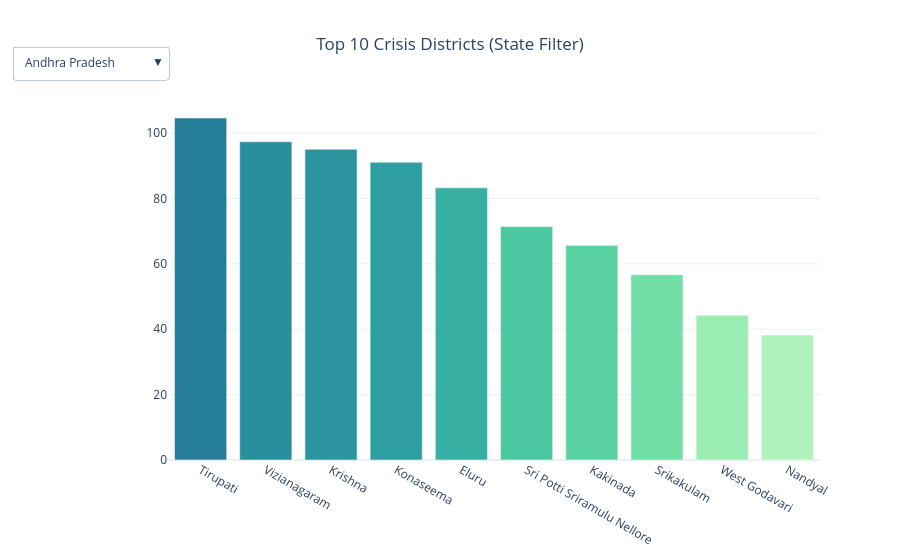

Here is the notebook cell this chart was saved with:
### Markdown cell above
### 1. Top Crisis Districts 
- Description

This chart displays the top 10 high-risk districts within each state. Users can dynamically select a state using the dropdown filter.

- 💡 Insight

Highlights the most vulnerable districts in each state
Helps prioritize high-risk regions for intervention
Enables quick comparison across states

### Code cell
# Prepare data
district_risk = df.groupby(['state','district'])['risk_score'].mean().reset_index()

# initial
first_state = district_risk['state'].unique()[0]
init_df = district_risk[district_risk['state'] == first_state].nlargest(10, 'risk_score')

fig = go.Figure()

fig.add_trace(go.Bar(
    x=init_df['district'],
    y=init_df['risk_score'],
    marker=dict(color=init_df['risk_score'], colorscale='Tealgrn')
))

# slicer
buttons = []
for state in district_risk['state'].unique():
    temp = district_risk[district_risk['state'] == state].nlargest(10, 'risk_score')

    buttons.append(dict(
        label=state,
        method='update',
        args=[{
            'x': [temp['district']],
            'y': [temp['risk_score']],
            'marker.color': [temp['risk_score']]
        }]
    ))

fig.update_layout(
    title='Top 10 Crisis Districts (State Filter)',
    template='plotly_white',
    title_x=0.5,
    updatemenus=[dict(x=0, y=1.15, buttons=buttons)]
)

fig.show()

### Figure 1 — Plotly figure (JSON) as saved in the notebook; plotly's stock layout.template omitted (floating-point values rounded to 4 significant figures)
{"data": [{"marker": {"color": [104.6, 97.38, 95.07, 91.11, 83.26, 71.41, 65.68, 56.71, 44.28, 38.23], "colorscale": [[0, "rgb(176, 242, 188)"], [0.1667, "rgb(137, 232, 172)"], [0.3333, "rgb(103, 219, 165)"], [0.5, "rgb(76, 200, 163)"], [0.6667, "rgb(56, 178, 163)"], [0.8333, "rgb(44, 152, 160)"], [1, "rgb(37, 125, 152)"]]}, "type": "bar", "x": ["Tirupati", "Vizianagaram", "Krishna", "Konaseema", "Eluru", "Sri Potti Sriramulu Nellore", "Kakinada", "Srikakulam", "West Godavari", "Nandyal"], "y": [104.6, 97.38, 95.07, 91.11, 83.26, 71.41, 65.68, 56.71, 44.28, 38.23]}], "layout": {"title": {"text": "Top 10 Crisis Districts (State Filter)", "x": 0.5}, "updatemenus": [{"buttons": [{"args": [{"marker.color": [[104.6, 97.38, 95.07, 91.11, 83.26, 71.41, 65.68, 56.71, 44.28, 38.23]], "x": [["Tirupati", "Vizianagaram", "Krishna", "Konaseema", "Eluru", "Sri Potti Sriramulu Nellore", "Kakinada", "Srikakulam", "West Godavari", "Nandyal"]], "y": [[104.6, 97.38, 95.07, 91.11, 83.26, 71.41, 65.68, 56.71, 44.28, 38.23]]}], "label": "Andhra Pradesh", "method": "update"}, {"args": [{"marker.color": [[21.99, 17.39, 12.92, 12.48, 8.2, 4.522, 3.788, 3.464, 3.173, 2.938]], "x": [["LOHIT", "LOWER DIBANG VALLEY", "EAST SIANG", "CHANGLANG", "EAST KAMENG", "PAPUM PARE", "LOWER SUBANSIRI", "TIRAP", "UPPER SUBANSIRI", "WEST SIANG"]], "y": [[21.99, 17.39, 12.92, 12.48, 8.2, 4.522, 3.788, 3.464, 3.173, 2.938]]}], "label": "Arunachal Pradesh", "method": "update"}, {"args": [{"marker.color": [[52.84, 50.53, 24.92, 22.97, 22.26, 21.8, 21.78, 18.89, 15.81, 15.24]], "x": [["DIMA HASAO", "DHEMAJI", "CHIRANG", "NALBARI", "KARBI ANGLONG", "NAGAON", "SIBSAGAR", "JORHAT", "LAKHIMPUR", "BAKSA"]], "y": [[52.84, 50.53, 24.92, 22.97, 22.26, 21.8, 21.78, 18.89, 15.81, 15.24]]}], "label": "Assam", "method": "update"}, {"args": [{"marker.color": [[75.83, 62.45, 52.67, 50.12, 50.11, 47.29, 46.89, 37.17, 28.72, 24.05]], "x": [["East Champaran", "Araria", "Supaul", "Madhepura", "Siwan", "Madhubani", "Gopalganj", "Aurangabad", "Katihar", "Buxar"]], "y": [[75.83, 62.45, 52.67, 50.12, 50.11, 47.29, 46.89, 37.17, 28.72, 24.05]]}], "label": "Bihar", "method": "update"}, {"args": [{"marker.color": [[24.57, 18.31, 17.03, 16.71, 13.32, 13.12, 12.64, 11.43, 11.38, 10.7]], "x": [["Balrampur", "Dhamtari", "Chhatarpur", "Mahasamund", "Bilaspur", "Chhindwara", "Surajpur", "Kabirdham", "Durg", "Ashoknagar"]], "y": [[24.57, 18.31, 17.03, 16.71, 13.32, 13.12, 12.64, 11.43, 11.38, 10.7]]}], "label": "Chhattisgarh", "method": "update"}, {"args": [{"marker.color": [[32.62, 27.74, 21.57, 16.7, 13.0, 12.33, 11.44, 11.27, 10.48, 10.01]], "x": [["Surat", "Vadodara", "Rajkot", "Sabarkantha", "Jamnagar", "Ahmedabad", "Mahisagar", "Surendranagar", "Amreli", "Narmada"]], "y": [[32.62, 27.74, 21.57, 16.7, 13.0, 12.33, 11.44, 11.27, 10.48, 10.01]]}], "label": "Gujarat", "method": "update"}, {"args": [{"marker.color": [[47.93, 46.76, 44.68, 42.22, 42.19, 28.25, 27.95, 24.57, 24.09, 22.35]], "x": [["Karnal", "Sonipat", "Fatehabad", "Sirsa", "Hisar", "Jhajjar", "Jind", "Bhiwani", "Kaithal", "Rohtak"]], "y": [[47.93, 46.76, 44.68, 42.22, 42.19, 28.25, 27.95, 24.57, 24.09, 22.35]]}], "label": "Haryana", "method": "update"}, {"args": [{"marker.color": [[0.3745]], "x": [["Himachal Pradesh"]], "y": [[0.3745]]}], "label": "Himachal Pradesh", "method": "update"}, {"args": [{"marker.color": [[22.67, 9.924, 9.134, 8.753, 6.914, 4.821, 4.339, 3.926, 3.834, 3.806]], "x": [["Bandipora", "Srinagar", "Reasi", "Anantnag", "Baramulla", "Jammu", "Shopian", "Kathua", "Poonch", "Kupwarar"]], "y": [[22.67, 9.924, 9.134, 8.753, 6.914, 4.821, 4.339, 3.926, 3.834, 3.806]]}], "label": "Jammu And Kashmir", "method": "update"}, {"args": [{"marker.color": [[5.279, 4.845, 4.102, 4.069, 4.023, 3.76, 3.695, 3.591, 3.096, 2.725]], "x": [["Dhanbad", "Ranchi", "Latehar", "Chatra", "Gumla", "Dumka", "Giridih", "West Singhbhum", "Sahebganj", "Bokaro"]], "y": [[5.279, 4.845, 4.102, 4.069, 4.023, 3.76, 3.695, 3.591, 3.096, 2.725]]}], "label": "Jharkhand", "method": "update"}, {"args": [{"marker.color": [[143.4, 49.82, 46.56, 34.58, 30.36, 25.46, 21.12, 20.26, 15.92, 12.3]], "x": [["Kolhapur", "Hassan", "Belagavi", "Mandya", "Bagalkot", "Ballari", "Koppal", "Davanagere", "Raichur", "Chitradurga"]], "y": [[143.4, 49.82, 46.56, 34.58, 30.36, 25.46, 21.12, 20.26, 15.92, 12.3]]}], "label": "Karnataka", "method": "update"}, {"args": [{"marker.color": [[25.01, 18.25, 16.37, 15.39, 13.58, 9.476, 8.549, 5.197, 4.674, 4.38]], "x": [["Palakkad", "Alappuzha", "Ernakulam", "Thrissur", "Kottayam", "Malappuram", "Pathanamthitta", "Thiruvananthapuram", "Kollam", "Kannur"]], "y": [[25.01, 18.25, 16.37, 15.39, 13.58, 9.476, 8.549, 5.197, 4.674, 4.38]]}], "label": "Kerala", "method": "update"}, {"args": [{"marker.color": [[1.872]], "x": [["Ladakh"]], "y": [[1.872]]}], "label": "Ladakh", "method": "update"}, {"args": [{"marker.color": [[13.02]], "x": [["Lakshadweep"]], "y": [[13.02]]}], "label": "Lakshadweep", "method": "update"}, {"args": [{"marker.color": [[3.689]], "x": [["Madhya Pradesh"]], "y": [[3.689]]}], "label": "Madhya Pradesh", "method": "update"}, {"args": [{"marker.color": [[15050.0]], "x": [["Bishnupur"]], "y": [[15050.0]]}], "label": "Manipur", "method": "update"}, {"args": [{"marker.color": [[2.7]], "x": [["East Garo Hills"]], "y": [[2.7]]}], "label": "Meghalaya", "method": "update"}, {"args": [{"marker.color": [[1.104]], "x": [["Dimapur"]], "y": [[1.104]]}], "label": "Nagaland", "method": "update"}, {"args": [{"marker.color": [[7.057]], "x": [["Angul"]], "y": [[7.057]]}], "label": "Odisha", "method": "update"}, {"args": [{"marker.color": [[61.72]], "x": [["Amritsar"]], "y": [[61.72]]}], "label": "Punjab", "method": "update"}, {"args": [{"marker.color": [[14.4]], "x": [["Ajmer"]], "y": [[14.4]]}], "label": "Rajasthan", "method": "update"}, {"args": [{"marker.color": [[2.175]], "x": [["Ariyalur"]], "y": [[2.175]]}], "label": "Tamil Nadu", "method": "update"}, {"args": [{"marker.color": [[35.37]], "x": [["Adilabad"]], "y": [[35.37]]}], "label": "Telangana", "method": "update"}, {"args": [{"marker.color": [[2.7]], "x": [["Dhalai"]], "y": [[2.7]]}], "label": "Tripura", "method": "update"}, {"args": [{"marker.color": [[172.6, 136.9, 133.4, 125.7, 78.81, 73.42, 69.82, 69.62, 64.14, 58.25]], "x": [["Barabanki", "Mathura", "Sitapur", "Unnao", "Bahraich", "Azamgarh", "Agra", "Bulandshahar", "Gorakhpur", "Ayodhya"]], "y": [[172.6, 136.9, 133.4, 125.7, 78.81, 73.42, 69.82, 69.62, 64.14, 58.25]]}], "label": "Uttar Pradesh", "method": "update"}, {"args": [{"marker.color": [[4.419]], "x": [["Dehradun"]], "y": [[4.419]]}], "label": "Uttarakhand", "method": "update"}, {"args": [{"marker.color": [[15.12]], "x": [["Alipurduar"]], "y": [[15.12]]}], "label": "West Bengal", "method": "update"}], "x": 0, "y": 1.15}]}}
